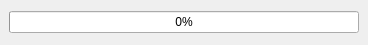
<ui version="4.0" >
 <class>ProgressDialog</class>
 <widget class="QWidget" name="ProgressDialog" >
  <property name="geometry" >
   <rect>
    <x>0</x>
    <y>0</y>
    <width>368</width>
    <height>45</height>
   </rect>
  </property>
  <property name="windowTitle" >
   <string>Progress dialog</string>
  </property>
  <layout class="QVBoxLayout" >
   <property name="margin" >
    <number>9</number>
   </property>
   <property name="spacing" >
    <number>6</number>
   </property>
   <item>
    <widget class="QProgressBar" name="progressBar" >
     <property name="sizePolicy" >
      <sizepolicy>
       <hsizetype>1</hsizetype>
       <vsizetype>0</vsizetype>
       <horstretch>0</horstretch>
       <verstretch>0</verstretch>
      </sizepolicy>
     </property>
     <property name="minimumSize" >
      <size>
       <width>350</width>
       <height>0</height>
      </size>
     </property>
     <property name="value" >
      <number>0</number>
     </property>
     <property name="orientation" >
      <enum>Qt::Horizontal</enum>
     </property>
    </widget>
   </item>
  </layout>
 </widget>
 <resources/>
 <connections/>
</ui>
